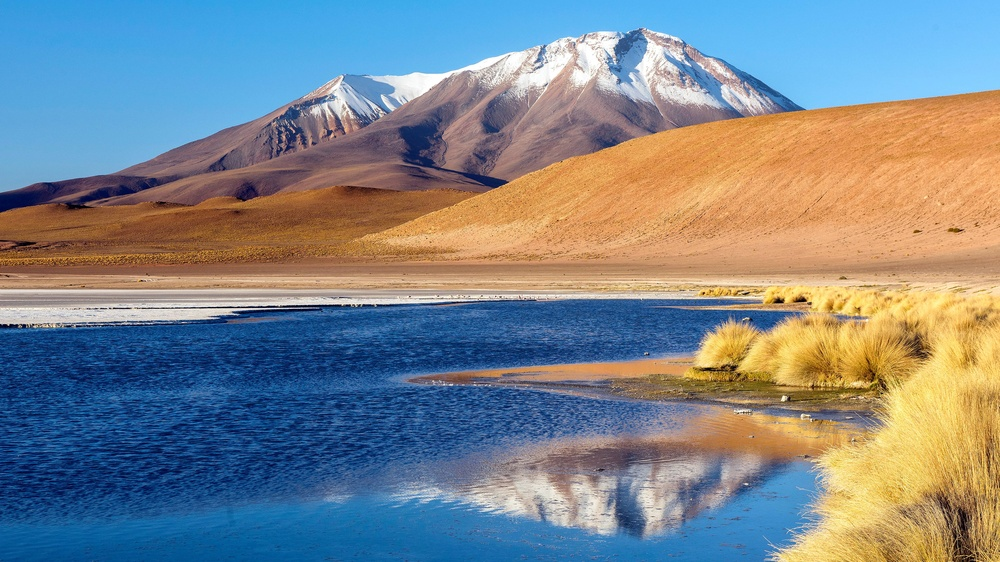
#> input picture picture.jpg, 1000 x 562 px, shrunk from 3840 x 2160 before the run
$ python image_to_stech.py
#> lines starting #> are read from the running program, lines starting #| are printed output that depends on the picture
import numpy as np
import imageio
import scipy.ndimage
import cv2

img = "picture.jpg"

def rgb2gray(rgb):
    return np.dot(rgb[...,:3],[0.2989,0.5870,0.1140])

def dodge(front,back):
    final_sketch = front*255/(255-back)
    final_sketch[final_sketch>255]=255
    final_sketch[back==255]=255

    return final_sketch.astype('uint8')


ss = imageio.imread(img)
#> ss is the input picture: shape (562, 1000, 3); mean R, G, B 125.2, 134.1, 139.7
gray = rgb2gray(ss)
#> in rgb2gray, `return np.dot(rgb[...,:3],[0.2989,0.5870,0.1140])`:
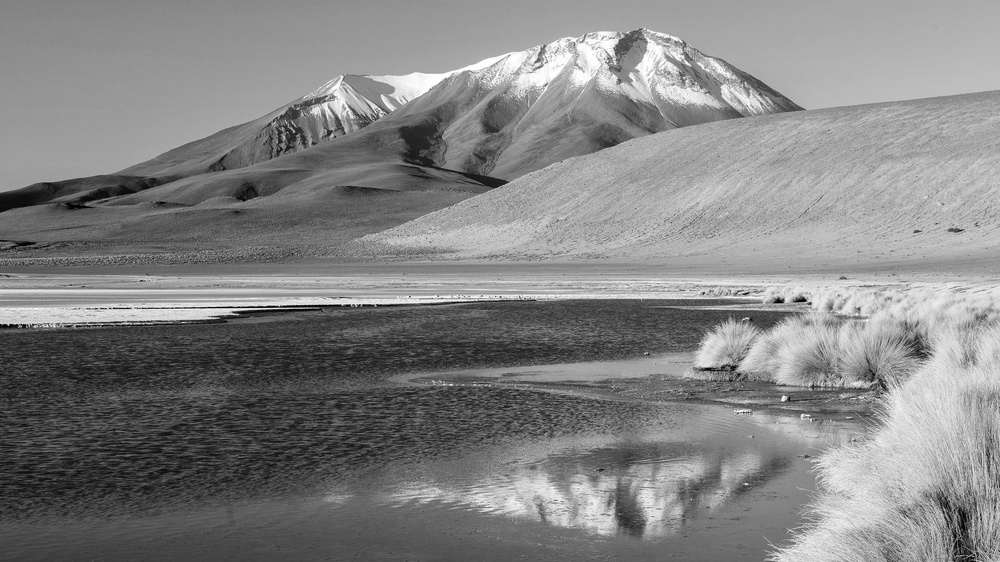
#> returned value: shape (562, 1000) float64; min 0.228, max 255, mean 132.1

i=255-gray
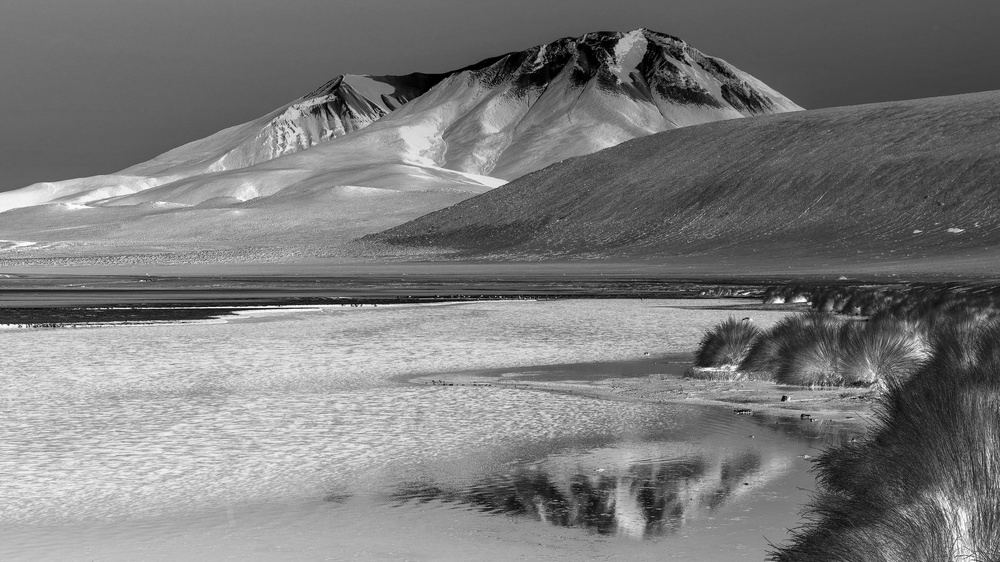
#> i: shape (562, 1000) float64; min 0.0255, max 254.8, mean 122.9

blur = scipy.ndimage.filters.gaussian_filter(i, sigma=15)
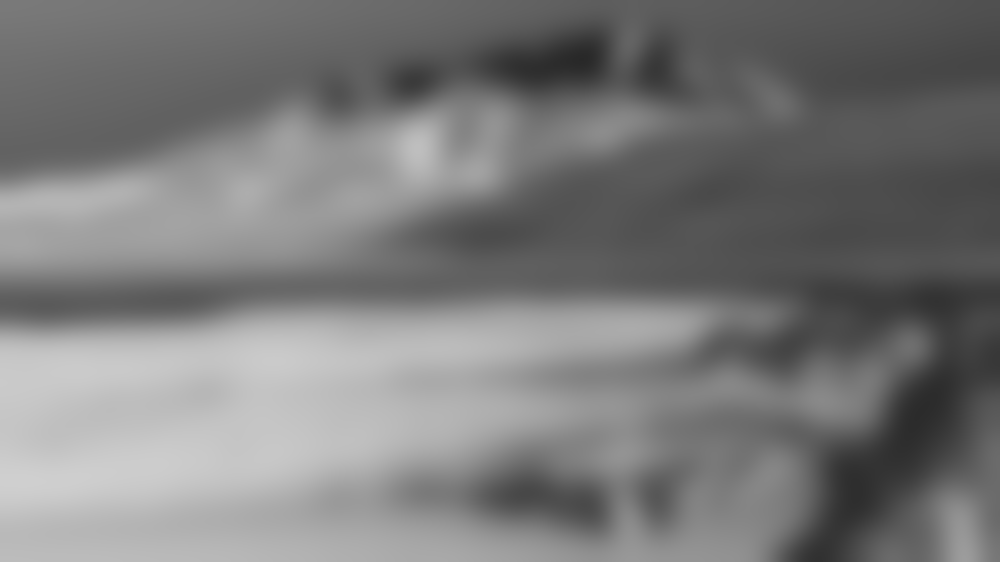
#> blur: shape (562, 1000) float64; min 40.85, max 207.7, mean 122.9

r= dodge(blur, gray)
#> in dodge, `final_sketch[final_sketch>255]=255`:
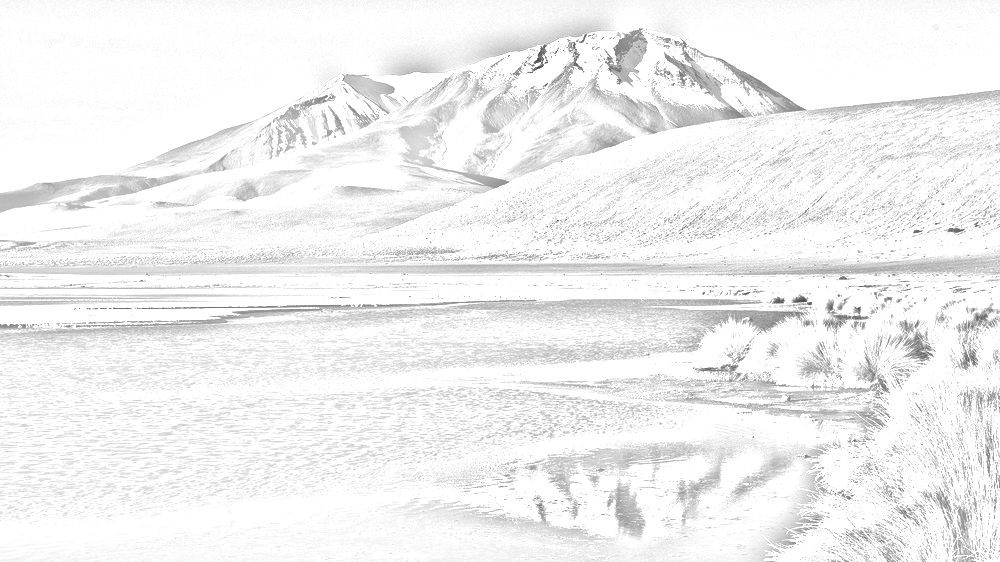
#> final_sketch: shape (562, 1000) float64; min 70.55, max 255, mean 241.6

cv2.imwrite('pic_sketch.png',r)
